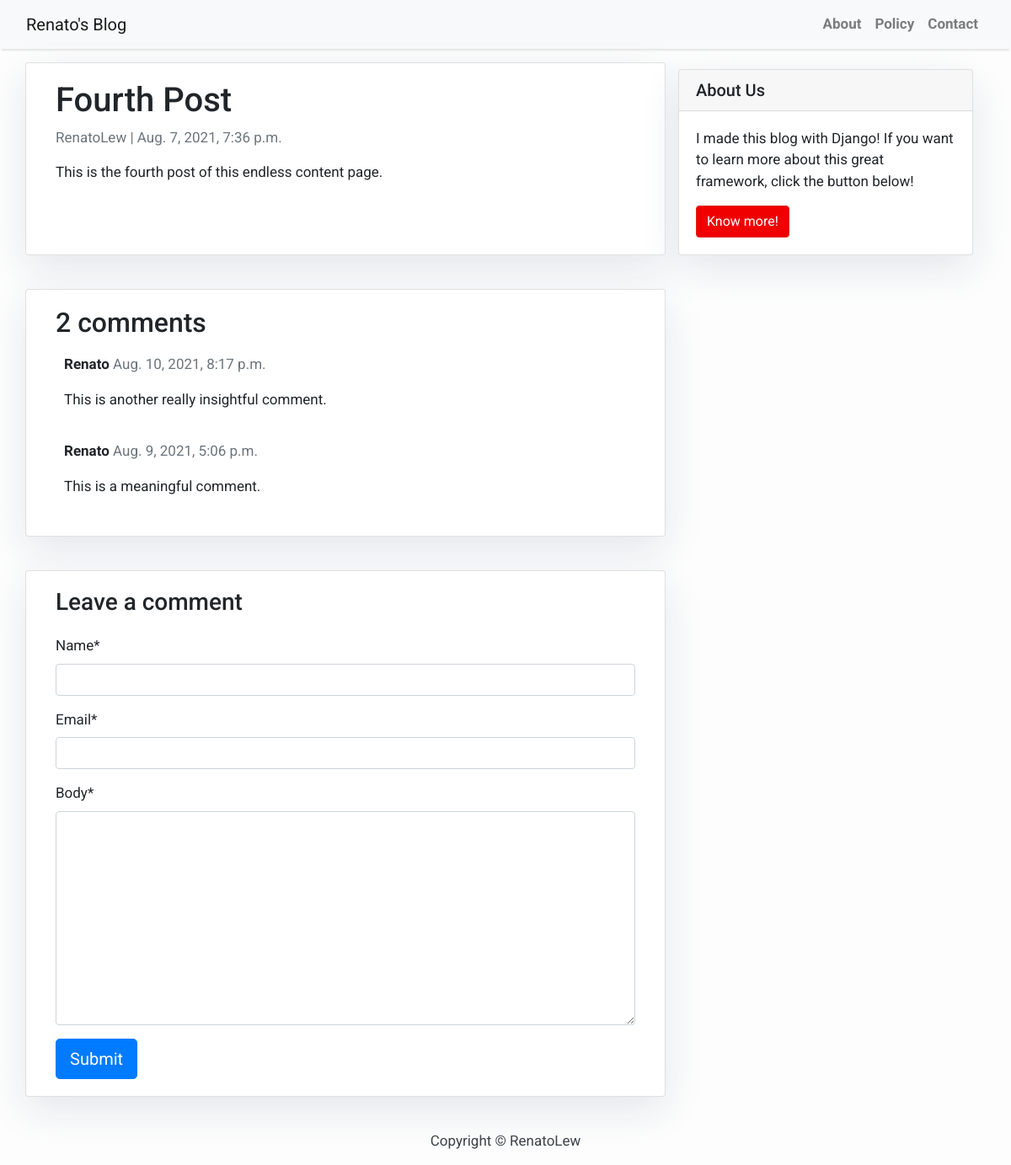
The app's page /fourth-post/ with its own data.
### blog/models.py (models this page shows, shortened)
class Post(models.Model):
    title = models.CharField(max_length=200, unique=True)
    slug = models.SlugField(max_length=200, unique=True)
    author = models.ForeignKey(User, on_delete=models.CASCADE, related_name='blog_posts')
    updated_on = models.DateTimeField(auto_now=True)
    content = models.TextField()
    created_on = models.DateTimeField(auto_now_add=True)
    status = models.IntegerField(choices=STATUS, default=0)
    class Meta:
        ordering = ['-created_on']

class Comment(models.Model):
    post = models.ForeignKey(Post, on_delete=models.CASCADE, related_name='comments')
    name = models.CharField(max_length=80)
    email = models.EmailField()
    body = models.TextField()
    created_on = models.DateTimeField(auto_now_add=True)
    active = models.BooleanField(default=False)
    class Meta:
        ordering = ['-created_on']

### blog/views.py (the view)
# urls.py: path('<slug:slug>/', views.post_detail, name='post_detail')
def post_detail(request, slug):
    template_name = 'post_detail.html'
    post = get_object_or_404(Post, slug=slug)
    comments = post.comments.filter(active=True)
    new_comment = None
    if request.method == 'POST':
        comment_form = CommentForm(data=request.POST)
        if comment_form.is_valid():
            new_comment = comment_form.save(commit=False)
            new_comment.post = post
            new_comment.save()
    else:
        comment_form = CommentForm()
    return render(request, template_name, { 'post': post,
                                            'comments': comments,
                                            'new_comment': new_comment,
                                            'comment_form': comment_form})

### blog/forms.py
class CommentForm(forms.ModelForm):
    class Meta:
        model = Comment
        fields = ('name', 'email', 'body')

### templates/post_detail.html (shortened to what this page needs)
{% extends 'base.html' %} {% block content %} {% load crispy_forms_tags %}
<div class="container">
  <div class="row">
    <div class="col-md-8 card mb-4  mt-3 left  top">
      <div class="card-body">
        <h1>{% block title %} {{ post.title }} {% endblock title %}</h1>
        <p class=" text-muted">{{ post.author }} | {{ post.created_on }}</p>
        <p class="card-text ">{{ post.content | safe }}</p>
      </div>
    </div>
    {% block sidebar %} {% include 'sidebar.html' %} {% endblock sidebar %}
    <div class="col-md-8 card mb-4  mt-3 ">
      <div class="card-body">
        <h2>{{ comments.count }} comments</h2>
        {% for comment in comments %}
        <div class="comments" style="padding: 10px;">
          <p class="font-weight-bold">
            {{ comment.name }}
            <span class=" text-muted font-weight-normal">
              {{ comment.created_on }}
            </span>
          </p>
          {{ comment.body | linebreaks }}
        </div>
        {% endfor %}
      </div>
    </div>
    <div class="col-md-8 card mb-4  mt-3 ">
      <div class="card-body">
        {% if new_comment %}
        <div class="alert alert-success" role="alert">
          Your comment is awaiting moderation
        </div>
        {% else %}
        <h3>Leave a comment</h3>
        <form method="post" style="margin-top: 1.3em;">
          {{ comment_form | crispy }}
          <button type="submit" class="btn btn-primary  btn-lg">Submit</button>
        </form>
        {% endif %}
      </div>
    </div>
  </div>
</div>
{% endblock content %}

### templates/base.html (style rules this page uses)
body { font-family: "Roboto", sans-serif; font-size: 17px; background-color: #fdfdfd; }

### templates/sidebar.html (style rules this page uses)
.card { box-shadow: 0 16px 48px #E3E7EB; }

### records on screen
Post: title "Fourth Post", author "RenatoLew", created_on "Aug. 7, 2021, 7:36 p.m.", content "This is the fourth post of this endless content page."
Comment: name "Renato", created_on "Aug. 10, 2021, 8:17 p.m.", body "This is another really insightful comment."
Comment: name "Renato", created_on "Aug. 9, 2021, 5:06 p.m.", body "This is a meaningful comment."

### other values on screen
{{ comments.count }} "2"
